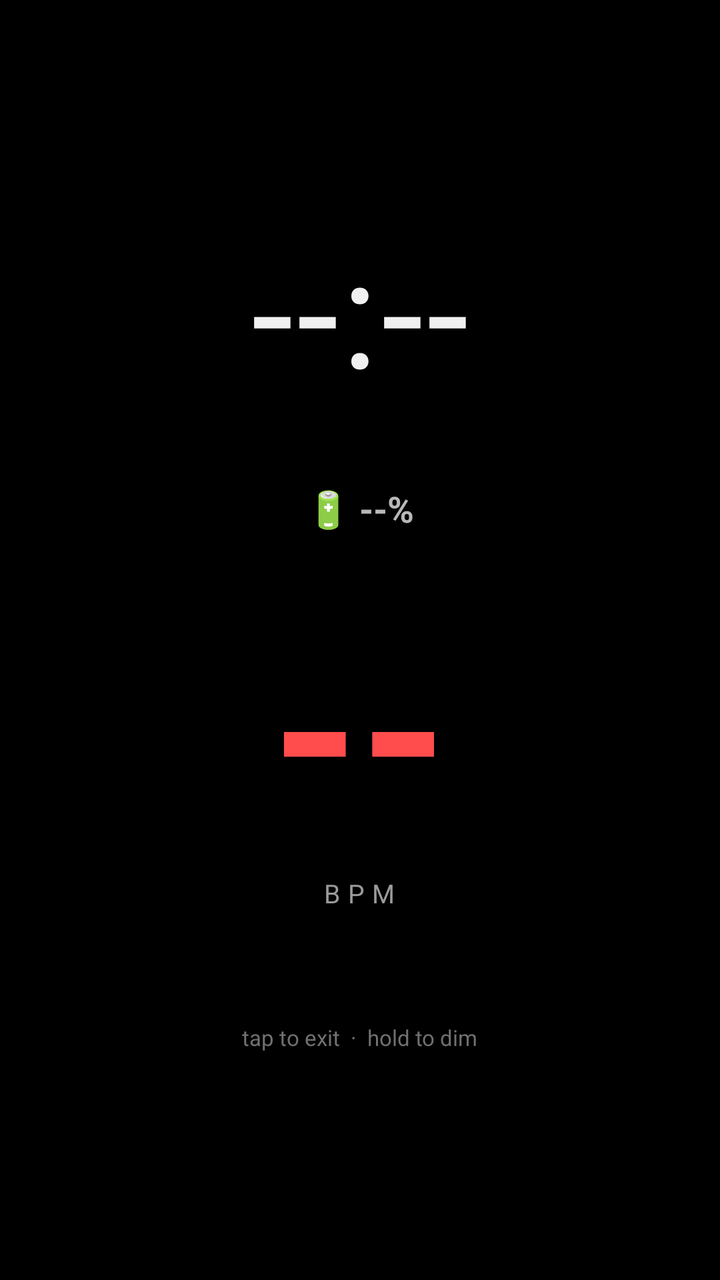
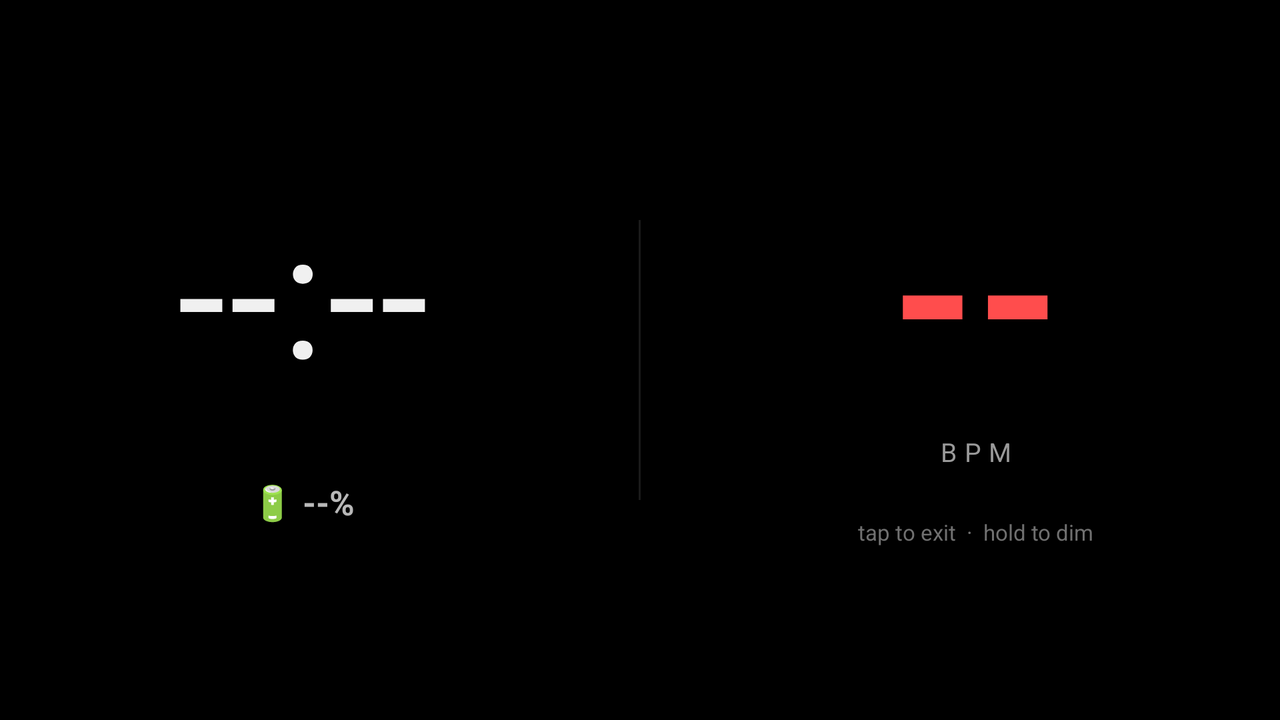

First picture: res/layout/ on a phone held upright. Second picture: the repository's own variant of that layout, on a device whose configuration matches the variant's folder. Source for both follows.
<!-- AndroidManifest.xml: activity theme AodTheme -->
<!-- res/layout/activity_aod.xml -->
<?xml version="1.0" encoding="utf-8"?>
<FrameLayout xmlns:android="http://schemas.android.com/apk/res/android"
    android:layout_width="match_parent"
    android:layout_height="match_parent"
    android:background="#000000">

    <LinearLayout
        android:id="@+id/aodRoot"
        android:layout_width="match_parent"
        android:layout_height="match_parent"
        android:background="#000000"
        android:orientation="vertical"
        android:gravity="center"
        android:clickable="true"
        android:focusable="true"
        android:contentDescription="Always-on heart rate display. Tap to exit.">

        
        <TextView
            android:id="@+id/clockText"
            android:layout_width="wrap_content"
            android:layout_height="wrap_content"
            android:text="--:--"
            android:textSize="76sp"
            android:textColor="#F0F0F0"
            android:letterSpacing="0.02"
            android:includeFontPadding="false" />

        <TextView
            android:id="@+id/dateText"
            android:layout_width="wrap_content"
            android:layout_height="wrap_content"
            android:text=""
            android:textSize="14sp"
            android:textColor="#9A9A9A"
            android:layout_marginTop="6dp" />

        
        <TextView
            android:id="@+id/batteryText"
            android:layout_width="wrap_content"
            android:layout_height="wrap_content"
            android:text="🔋 --%"
            android:textSize="18sp"
            android:textStyle="bold"
            android:textColor="#B8B8B8"
            android:gravity="center"
            android:layout_marginTop="14dp"
            android:layout_marginBottom="36dp" />

        
        <TextView
            android:id="@+id/aodBpmText"
            android:layout_width="wrap_content"
            android:layout_height="wrap_content"
            android:text="--"
            android:textSize="112sp"
            android:textStyle="bold"
            android:textColor="#FF4D4D"
            android:includeFontPadding="false" />

        <TextView
            android:id="@+id/aodBpmLabel"
            android:layout_width="wrap_content"
            android:layout_height="wrap_content"
            android:text="BPM"
            android:textSize="13sp"
            android:letterSpacing="0.3"
            android:textColor="#9A9A9A"
            android:layout_marginTop="4dp" />

        <TextView
            android:id="@+id/aodHint"
            android:layout_width="wrap_content"
            android:layout_height="wrap_content"
            android:text="tap to exit  ·  hold to dim"
            android:textSize="11sp"
            android:textColor="#707070"
            android:layout_marginTop="56dp" />

    </LinearLayout>

</FrameLayout>
<!-- resources referenced by this layout -->
<resources>
  <style name="AodTheme" parent="Theme.MaterialComponents.NoActionBar">
          <item name="android:windowBackground">#000000</item>
          <item name="android:statusBarColor">#000000</item>
          <item name="android:navigationBarColor">#000000</item>
          <item name="android:windowFullscreen">true</item>
          <item name="android:windowContentTransitions">false</item>
      </style>
</resources>
<!-- res/layout-land/activity_aod.xml (the repository's variant of the layout above) -->
<!-- drawn on the phone turned sideways -->
<?xml version="1.0" encoding="utf-8"?>
<FrameLayout xmlns:android="http://schemas.android.com/apk/res/android"
    android:layout_width="match_parent"
    android:layout_height="match_parent"
    android:background="#000000">

    <LinearLayout
        android:id="@+id/aodRoot"
        android:layout_width="match_parent"
        android:layout_height="match_parent"
        android:background="#000000"
        android:orientation="horizontal"
        android:gravity="center"
        android:clickable="true"
        android:focusable="true"
        android:contentDescription="Always-on heart rate display. Tap to exit.">

        
        <LinearLayout
            android:layout_width="0dp"
            android:layout_weight="1"
            android:layout_height="wrap_content"
            android:orientation="vertical"
            android:gravity="center">

            <TextView
                android:id="@+id/clockText"
                android:layout_width="wrap_content"
                android:layout_height="wrap_content"
                android:text="--:--"
                android:textSize="88sp"
                android:textColor="#F0F0F0"
                android:letterSpacing="0.02"
                android:includeFontPadding="false" />

            <TextView
                android:id="@+id/dateText"
                android:layout_width="wrap_content"
                android:layout_height="wrap_content"
                android:text=""
                android:textSize="14sp"
                android:textColor="#9A9A9A"
                android:layout_marginTop="8dp" />

            <TextView
                android:id="@+id/batteryText"
                android:layout_width="wrap_content"
                android:layout_height="wrap_content"
                android:text="🔋 --%"
                android:textSize="17sp"
                android:textStyle="bold"
                android:textColor="#B8B8B8"
                android:gravity="center"
                android:layout_marginTop="12dp" />

        </LinearLayout>

        
        <View
            android:layout_width="1dp"
            android:layout_height="140dp"
            android:background="#1A1A1A"
            android:layout_marginHorizontal="16dp" />

        
        <LinearLayout
            android:layout_width="0dp"
            android:layout_weight="1"
            android:layout_height="wrap_content"
            android:orientation="vertical"
            android:gravity="center">

            <TextView
                android:id="@+id/aodBpmText"
                android:layout_width="wrap_content"
                android:layout_height="wrap_content"
                android:text="--"
                android:textSize="108sp"
                android:textStyle="bold"
                android:textColor="#FF4D4D"
                android:includeFontPadding="false" />

            <TextView
                android:id="@+id/aodBpmLabel"
                android:layout_width="wrap_content"
                android:layout_height="wrap_content"
                android:text="BPM"
                android:textSize="13sp"
                android:letterSpacing="0.3"
                android:textColor="#9A9A9A"
                android:layout_marginTop="4dp" />

            <TextView
                android:id="@+id/aodHint"
                android:layout_width="wrap_content"
                android:layout_height="wrap_content"
                android:text="tap to exit  ·  hold to dim"
                android:textSize="11sp"
                android:textColor="#707070"
                android:layout_marginTop="24dp" />

        </LinearLayout>

    </LinearLayout>

</FrameLayout>
